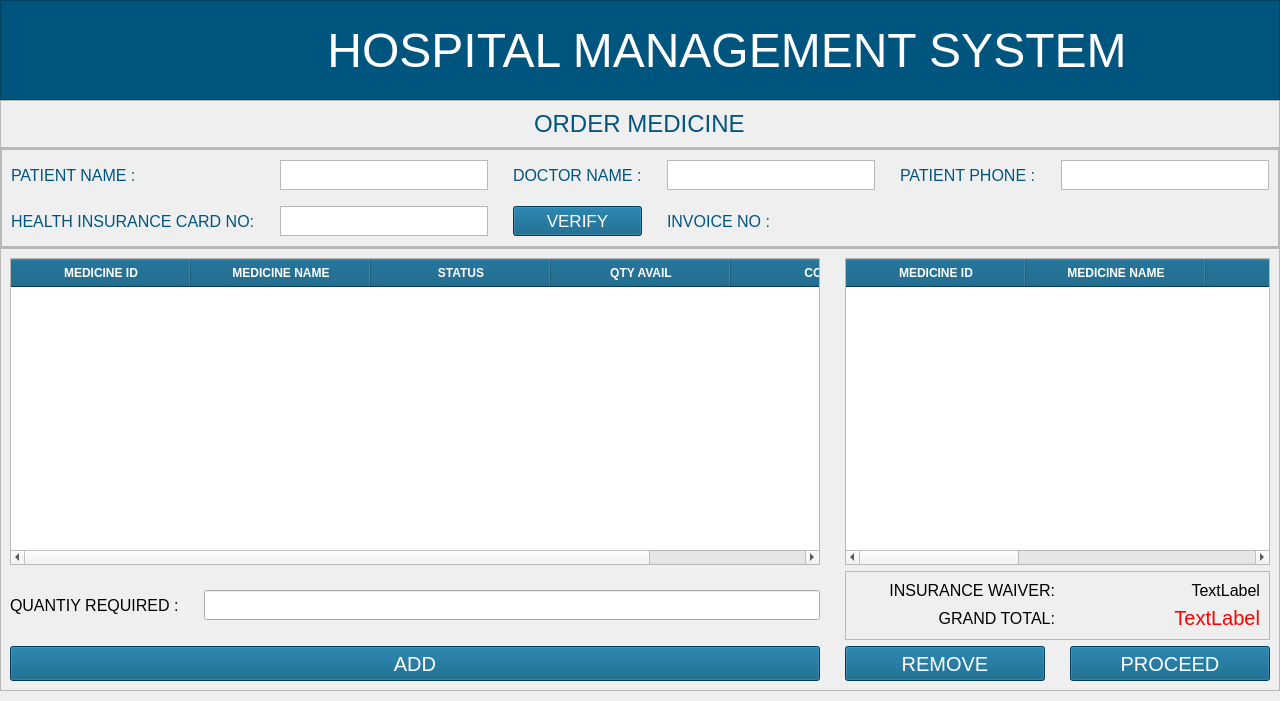
<?xml version="1.0" encoding="UTF-8"?>
<ui version="4.0">
 <class>MainWindow</class>
 <widget class="QMainWindow" name="MainWindow">
  <property name="geometry">
   <rect>
    <x>0</x>
    <y>0</y>
    <width>1280</width>
    <height>701</height>
   </rect>
  </property>
  <property name="windowTitle">
   <string>MainWindow</string>
  </property>
  <widget class="QWidget" name="centralwidget">
   <layout class="QVBoxLayout" name="verticalLayout_2">
    <property name="spacing">
     <number>0</number>
    </property>
    <property name="leftMargin">
     <number>0</number>
    </property>
    <property name="topMargin">
     <number>0</number>
    </property>
    <property name="rightMargin">
     <number>0</number>
    </property>
    <property name="bottomMargin">
     <number>10</number>
    </property>
    <item>
     <widget class="QFrame" name="header_frame">
      <property name="sizePolicy">
       <sizepolicy hsizetype="Preferred" vsizetype="Preferred">
        <horstretch>0</horstretch>
        <verstretch>0</verstretch>
       </sizepolicy>
      </property>
      <property name="minimumSize">
       <size>
        <width>1280</width>
        <height>100</height>
       </size>
      </property>
      <property name="maximumSize">
       <size>
        <width>16777215</width>
        <height>100</height>
       </size>
      </property>
      <property name="styleSheet">
       <string notr="true">background-color:rgb(0, 85, 127);</string>
      </property>
      <property name="frameShape">
       <enum>QFrame::StyledPanel</enum>
      </property>
      <property name="frameShadow">
       <enum>QFrame::Raised</enum>
      </property>
      <layout class="QHBoxLayout" name="horizontalLayout">
       <property name="sizeConstraint">
        <enum>QLayout::SetDefaultConstraint</enum>
       </property>
       <property name="leftMargin">
        <number>0</number>
       </property>
       <property name="topMargin">
        <number>0</number>
       </property>
       <property name="rightMargin">
        <number>0</number>
       </property>
       <property name="bottomMargin">
        <number>0</number>
       </property>
       <item>
        <widget class="QFrame" name="logo_frame">
         <property name="minimumSize">
          <size>
           <width>80</width>
           <height>50</height>
          </size>
         </property>
         <property name="maximumSize">
          <size>
           <width>100</width>
           <height>16777215</height>
          </size>
         </property>
         <property name="styleSheet">
          <string notr="true">background-color:transparent;
margin-top:6px;
margin-bottom:0px;</string>
         </property>
         <property name="frameShape">
          <enum>QFrame::StyledPanel</enum>
         </property>
         <property name="frameShadow">
          <enum>QFrame::Raised</enum>
         </property>
         <widget class="QLabel" name="backBtn">
          <property name="geometry">
           <rect>
            <x>20</x>
            <y>10</y>
            <width>61</width>
            <height>71</height>
           </rect>
          </property>
          <property name="cursor">
           <cursorShape>PointingHandCursor</cursorShape>
          </property>
          <property name="styleSheet">
           <string notr="true"/>
          </property>
          <property name="text">
           <string/>
          </property>
          <property name="pixmap">
           <pixmap resource="../../assets/resources.qrc">:/reosurces_logo/back-svgrepo-com.svg</pixmap>
          </property>
          <property name="scaledContents">
           <bool>true</bool>
          </property>
          <property name="alignment">
           <set>Qt::AlignCenter</set>
          </property>
         </widget>
        </widget>
       </item>
       <item>
        <widget class="QFrame" name="title_frame">
         <property name="minimumSize">
          <size>
           <width>1280</width>
           <height>0</height>
          </size>
         </property>
         <property name="font">
          <font>
           <pointsize>42</pointsize>
          </font>
         </property>
         <property name="styleSheet">
          <string notr="true">background-color:transparent;</string>
         </property>
         <property name="frameShape">
          <enum>QFrame::StyledPanel</enum>
         </property>
         <property name="frameShadow">
          <enum>QFrame::Raised</enum>
         </property>
         <layout class="QVBoxLayout" name="verticalLayout">
          <item alignment="Qt::AlignHCenter">
           <widget class="QLabel" name="title_label">
            <property name="minimumSize">
             <size>
              <width>800</width>
              <height>0</height>
             </size>
            </property>
            <property name="font">
             <font>
              <pointsize>36</pointsize>
             </font>
            </property>
            <property name="styleSheet">
             <string notr="true">color:#fff;</string>
            </property>
            <property name="text">
             <string>HOSPITAL MANAGEMENT SYSTEM</string>
            </property>
            <property name="alignment">
             <set>Qt::AlignCenter</set>
            </property>
           </widget>
          </item>
         </layout>
        </widget>
       </item>
      </layout>
     </widget>
    </item>
    <item>
     <widget class="QFrame" name="frame_15">
      <property name="maximumSize">
       <size>
        <width>16777215</width>
        <height>80</height>
       </size>
      </property>
      <property name="frameShape">
       <enum>QFrame::StyledPanel</enum>
      </property>
      <property name="frameShadow">
       <enum>QFrame::Raised</enum>
      </property>
      <layout class="QVBoxLayout" name="verticalLayout_22">
       <item alignment="Qt::AlignHCenter">
        <widget class="QLabel" name="label_19">
         <property name="font">
          <font>
           <pointsize>18</pointsize>
          </font>
         </property>
         <property name="styleSheet">
          <string notr="true">color:rgb(0, 85, 127);</string>
         </property>
         <property name="text">
          <string>ORDER MEDICINE</string>
         </property>
        </widget>
       </item>
      </layout>
     </widget>
    </item>
    <item>
     <widget class="QFrame" name="frame_16">
      <property name="maximumSize">
       <size>
        <width>16777215</width>
        <height>100</height>
       </size>
      </property>
      <property name="frameShape">
       <enum>QFrame::StyledPanel</enum>
      </property>
      <property name="frameShadow">
       <enum>QFrame::Raised</enum>
      </property>
      <layout class="QGridLayout" name="gridLayout_4">
       <property name="leftMargin">
        <number>0</number>
       </property>
       <property name="topMargin">
        <number>0</number>
       </property>
       <property name="rightMargin">
        <number>0</number>
       </property>
       <property name="bottomMargin">
        <number>0</number>
       </property>
       <item row="0" column="0">
        <widget class="QFrame" name="frame_4">
         <property name="maximumSize">
          <size>
           <width>16777215</width>
           <height>100</height>
          </size>
         </property>
         <property name="frameShape">
          <enum>QFrame::StyledPanel</enum>
         </property>
         <property name="frameShadow">
          <enum>QFrame::Raised</enum>
         </property>
         <layout class="QGridLayout" name="gridLayout_3">
          <property name="topMargin">
           <number>0</number>
          </property>
          <property name="bottomMargin">
           <number>0</number>
          </property>
          <property name="horizontalSpacing">
           <number>25</number>
          </property>
          <item row="0" column="3">
           <widget class="QLabel" name="label_28">
            <property name="maximumSize">
             <size>
              <width>150</width>
              <height>16777215</height>
             </size>
            </property>
            <property name="font">
             <font>
              <pointsize>12</pointsize>
             </font>
            </property>
            <property name="styleSheet">
             <string notr="true">color:rgb(0, 85, 127);</string>
            </property>
            <property name="text">
             <string>DOCTOR NAME :</string>
            </property>
           </widget>
          </item>
          <item row="0" column="0">
           <widget class="QLabel" name="label_26">
            <property name="maximumSize">
             <size>
              <width>150</width>
              <height>16777215</height>
             </size>
            </property>
            <property name="font">
             <font>
              <pointsize>12</pointsize>
             </font>
            </property>
            <property name="styleSheet">
             <string notr="true">color:rgb(0, 85, 127);</string>
            </property>
            <property name="text">
             <string>PATIENT NAME :</string>
            </property>
           </widget>
          </item>
          <item row="0" column="4">
           <widget class="QTextEdit" name="docNameEntry">
            <property name="maximumSize">
             <size>
              <width>300</width>
              <height>30</height>
             </size>
            </property>
            <property name="font">
             <font>
              <pointsize>12</pointsize>
             </font>
            </property>
           </widget>
          </item>
          <item row="0" column="2">
           <widget class="QTextEdit" name="patNameEntry">
            <property name="maximumSize">
             <size>
              <width>300</width>
              <height>30</height>
             </size>
            </property>
            <property name="font">
             <font>
              <pointsize>12</pointsize>
             </font>
            </property>
           </widget>
          </item>
          <item row="1" column="0">
           <widget class="QLabel" name="label_29">
            <property name="maximumSize">
             <size>
              <width>270</width>
              <height>16777215</height>
             </size>
            </property>
            <property name="font">
             <font>
              <pointsize>12</pointsize>
             </font>
            </property>
            <property name="styleSheet">
             <string notr="true">color:rgb(0, 85, 127);</string>
            </property>
            <property name="text">
             <string>HEALTH INSURANCE CARD NO:</string>
            </property>
           </widget>
          </item>
          <item row="1" column="2">
           <widget class="QTextEdit" name="hiNoEntry">
            <property name="maximumSize">
             <size>
              <width>300</width>
              <height>30</height>
             </size>
            </property>
            <property name="font">
             <font>
              <pointsize>12</pointsize>
             </font>
            </property>
           </widget>
          </item>
          <item row="0" column="5">
           <widget class="QLabel" name="label_27">
            <property name="maximumSize">
             <size>
              <width>150</width>
              <height>16777215</height>
             </size>
            </property>
            <property name="font">
             <font>
              <pointsize>12</pointsize>
             </font>
            </property>
            <property name="styleSheet">
             <string notr="true">color:rgb(0, 85, 127);</string>
            </property>
            <property name="text">
             <string>PATIENT PHONE :</string>
            </property>
           </widget>
          </item>
          <item row="0" column="6">
           <widget class="QTextEdit" name="patPhoneEntry">
            <property name="maximumSize">
             <size>
              <width>300</width>
              <height>30</height>
             </size>
            </property>
            <property name="font">
             <font>
              <pointsize>12</pointsize>
             </font>
            </property>
           </widget>
          </item>
          <item row="1" column="3">
           <widget class="QPushButton" name="verifyHiBtn">
            <property name="minimumSize">
             <size>
              <width>0</width>
              <height>30</height>
             </size>
            </property>
            <property name="font">
             <font>
              <pointsize>13</pointsize>
             </font>
            </property>
            <property name="cursor">
             <cursorShape>PointingHandCursor</cursorShape>
            </property>
            <property name="styleSheet">
             <string notr="true">background-color:rgb(0, 85, 127);
COLOR:WHITE;
BORDER-RADIUS:5PX</string>
            </property>
            <property name="text">
             <string>VERIFY</string>
            </property>
           </widget>
          </item>
          <item row="1" column="4" colspan="2">
           <widget class="QLabel" name="invoiceNoDisp">
            <property name="font">
             <font>
              <pointsize>12</pointsize>
             </font>
            </property>
            <property name="styleSheet">
             <string notr="true">color:rgb(0, 85, 127);</string>
            </property>
            <property name="text">
             <string>INVOICE NO : </string>
            </property>
           </widget>
          </item>
         </layout>
        </widget>
       </item>
      </layout>
     </widget>
    </item>
    <item>
     <widget class="QFrame" name="frame">
      <property name="frameShape">
       <enum>QFrame::StyledPanel</enum>
      </property>
      <property name="frameShadow">
       <enum>QFrame::Raised</enum>
      </property>
      <layout class="QGridLayout" name="gridLayout_2">
       <property name="horizontalSpacing">
        <number>25</number>
       </property>
       <item row="0" column="0" colspan="2">
        <widget class="QTableWidget" name="tableMeds">
         <property name="minimumSize">
          <size>
           <width>0</width>
           <height>0</height>
          </size>
         </property>
         <property name="font">
          <font>
           <family>Segoe UI</family>
           <pointsize>9</pointsize>
          </font>
         </property>
         <property name="cursor" stdset="0">
          <cursorShape>PointingHandCursor</cursorShape>
         </property>
         <property name="styleSheet">
          <string notr="true">QHeaderView::section {
                background-color: #00557d;
                color: white;
                font-weight: bold;
padding:5px;
            }</string>
         </property>
         <property name="autoScrollMargin">
          <number>0</number>
         </property>
         <property name="editTriggers">
          <set>QAbstractItemView::NoEditTriggers</set>
         </property>
         <property name="selectionMode">
          <enum>QAbstractItemView::MultiSelection</enum>
         </property>
         <property name="selectionBehavior">
          <enum>QAbstractItemView::SelectRows</enum>
         </property>
         <property name="showGrid">
          <bool>true</bool>
         </property>
         <property name="sortingEnabled">
          <bool>true</bool>
         </property>
         <property name="wordWrap">
          <bool>false</bool>
         </property>
         <property name="cornerButtonEnabled">
          <bool>false</bool>
         </property>
         <attribute name="horizontalHeaderCascadingSectionResizes">
          <bool>true</bool>
         </attribute>
         <attribute name="horizontalHeaderDefaultSectionSize">
          <number>180</number>
         </attribute>
         <attribute name="verticalHeaderDefaultSectionSize">
          <number>45</number>
         </attribute>
         <column>
          <property name="text">
           <string>MEDICINE ID</string>
          </property>
          <property name="background">
           <color>
            <red>0</red>
            <green>85</green>
            <blue>125</blue>
           </color>
          </property>
         </column>
         <column>
          <property name="text">
           <string>MEDICINE NAME</string>
          </property>
         </column>
         <column>
          <property name="text">
           <string>STATUS</string>
          </property>
         </column>
         <column>
          <property name="text">
           <string>QTY AVAIL</string>
          </property>
         </column>
         <column>
          <property name="text">
           <string>COST</string>
          </property>
         </column>
        </widget>
       </item>
       <item row="0" column="2" colspan="2">
        <widget class="QTableWidget" name="tableOrder">
         <property name="font">
          <font>
           <family>Segoe UI</family>
           <pointsize>9</pointsize>
          </font>
         </property>
         <property name="styleSheet">
          <string notr="true">QHeaderView::section {
                background-color: #00557d;
                color: white;
                font-weight: bold;
padding:5px;
            }</string>
         </property>
         <property name="editTriggers">
          <set>QAbstractItemView::NoEditTriggers</set>
         </property>
         <attribute name="horizontalHeaderDefaultSectionSize">
          <number>180</number>
         </attribute>
         <column>
          <property name="text">
           <string>MEDICINE ID</string>
          </property>
         </column>
         <column>
          <property name="text">
           <string>MEDICINE NAME</string>
          </property>
         </column>
         <column>
          <property name="text">
           <string>QTY REQ</string>
          </property>
         </column>
         <column>
          <property name="text">
           <string>COST</string>
          </property>
         </column>
         <column>
          <property name="text">
           <string>TOTAL COST</string>
          </property>
         </column>
        </widget>
       </item>
       <item row="1" column="0">
        <widget class="QLabel" name="label_3">
         <property name="font">
          <font>
           <pointsize>12</pointsize>
          </font>
         </property>
         <property name="text">
          <string>QUANTIY REQUIRED :</string>
         </property>
        </widget>
       </item>
       <item row="1" column="1">
        <widget class="QLineEdit" name="lineEdit">
         <property name="minimumSize">
          <size>
           <width>200</width>
           <height>30</height>
          </size>
         </property>
         <property name="font">
          <font>
           <pointsize>12</pointsize>
          </font>
         </property>
         <property name="styleSheet">
          <string notr="true">PADDING:5PX;</string>
         </property>
        </widget>
       </item>
       <item row="1" column="2" colspan="2">
        <widget class="QFrame" name="frame_2">
         <property name="font">
          <font>
           <pointsize>12</pointsize>
          </font>
         </property>
         <property name="frameShape">
          <enum>QFrame::StyledPanel</enum>
         </property>
         <property name="frameShadow">
          <enum>QFrame::Raised</enum>
         </property>
         <layout class="QGridLayout" name="gridLayout">
          <item row="0" column="0">
           <widget class="QLabel" name="label">
            <property name="text">
             <string>INSURANCE WAIVER:</string>
            </property>
            <property name="alignment">
             <set>Qt::AlignRight|Qt::AlignTrailing|Qt::AlignVCenter</set>
            </property>
           </widget>
          </item>
          <item row="0" column="1">
           <widget class="QLabel" name="insuranceDisp">
            <property name="text">
             <string>TextLabel</string>
            </property>
            <property name="alignment">
             <set>Qt::AlignRight|Qt::AlignTrailing|Qt::AlignVCenter</set>
            </property>
           </widget>
          </item>
          <item row="1" column="0">
           <widget class="QLabel" name="label_2">
            <property name="text">
             <string>GRAND TOTAL:</string>
            </property>
            <property name="alignment">
             <set>Qt::AlignRight|Qt::AlignTrailing|Qt::AlignVCenter</set>
            </property>
           </widget>
          </item>
          <item row="1" column="1">
           <widget class="QLabel" name="grandTotDisp">
            <property name="font">
             <font>
              <pointsize>15</pointsize>
             </font>
            </property>
            <property name="styleSheet">
             <string notr="true">COLOR:RED;</string>
            </property>
            <property name="text">
             <string>TextLabel</string>
            </property>
            <property name="alignment">
             <set>Qt::AlignRight|Qt::AlignTrailing|Qt::AlignVCenter</set>
            </property>
           </widget>
          </item>
         </layout>
        </widget>
       </item>
       <item row="2" column="0" colspan="2">
        <widget class="QPushButton" name="addBtn">
         <property name="minimumSize">
          <size>
           <width>200</width>
           <height>35</height>
          </size>
         </property>
         <property name="font">
          <font>
           <pointsize>15</pointsize>
          </font>
         </property>
         <property name="cursor">
          <cursorShape>PointingHandCursor</cursorShape>
         </property>
         <property name="styleSheet">
          <string notr="true">background-color:rgb(0, 85, 127);
COLOR:WHITE;
BORDER-RADIUS:5PX</string>
         </property>
         <property name="text">
          <string>ADD</string>
         </property>
        </widget>
       </item>
       <item row="2" column="2">
        <widget class="QPushButton" name="removeBtn">
         <property name="minimumSize">
          <size>
           <width>200</width>
           <height>35</height>
          </size>
         </property>
         <property name="font">
          <font>
           <pointsize>15</pointsize>
          </font>
         </property>
         <property name="cursor">
          <cursorShape>PointingHandCursor</cursorShape>
         </property>
         <property name="styleSheet">
          <string notr="true">background-color:rgb(0, 85, 127);
COLOR:WHITE;
BORDER-RADIUS:5PX</string>
         </property>
         <property name="text">
          <string>REMOVE</string>
         </property>
        </widget>
       </item>
       <item row="2" column="3">
        <widget class="QPushButton" name="proceedBtn">
         <property name="minimumSize">
          <size>
           <width>200</width>
           <height>35</height>
          </size>
         </property>
         <property name="font">
          <font>
           <pointsize>15</pointsize>
          </font>
         </property>
         <property name="cursor">
          <cursorShape>PointingHandCursor</cursorShape>
         </property>
         <property name="styleSheet">
          <string notr="true">background-color:rgb(0, 85, 127);
COLOR:WHITE;
BORDER-RADIUS:5PX</string>
         </property>
         <property name="text">
          <string>PROCEED</string>
         </property>
        </widget>
       </item>
      </layout>
     </widget>
    </item>
   </layout>
  </widget>
 </widget>
 <resources>
  <include location="../assets/resources.qrc"/>
  <include location="../../assets/resources.qrc"/>
 </resources>
 <connections/>
</ui>
